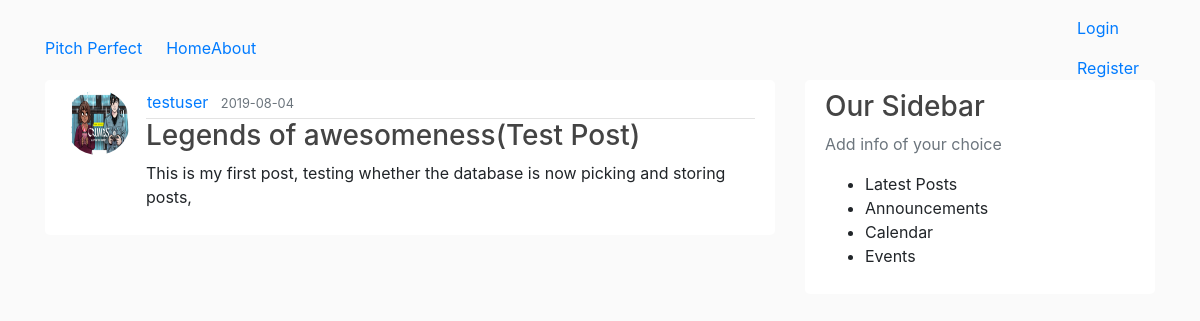
/post/1, run on an earlier commit of the app's database.
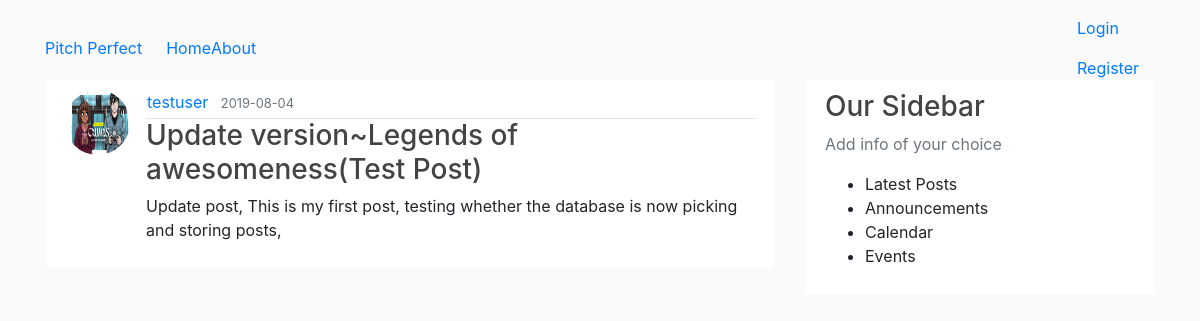
And on a later commit of the database.
### flaskblog/models.py (models this page shows, shortened)
class Post(db.Model):
	id = db.Column(db.Integer, primary_key = True)
	title = db.Column(db.String(150), nullable = False)
	date_posted = db.Column(db.DateTime, nullable = False, default = datetime.utcnow)
	content = db.Column(db.String(200), nullable = False )
	user_id = db.Column(db.Integer, db.ForeignKey('user.id'), nullable = False)

### flaskblog/routes.py (the view)
@app.route("/post/<int:post_id>")
def post(post_id):
	post = Post.query.get_or_404(post_id)
	return render_template('post.html', title = post.title, post = post)

### flaskblog/templates/post.html (shortened to what this page needs)
{% extends "layout.html" %}
{% block content %}
<article class="media content-section">
	<img class="rounded-circle article-img" src="{{ url_for('static',filename = 'profile_pics/' + post.author.image_file) }} ">
	<div class="media-body">
		<div class="article-metadata">
			<a class="mr-2" href="">{{ post.author.username}}</a>
			<small class="text-muted">{{post.date_posted.strftime('%Y-%m-%d')}} </small>
		</div>
		<h3 class="article-title">{{post.title}} </a></h3>
		<p class="article-content">{{post.content}} </p>
	</div>
</article>
{% endblock content %}

What changed in the data, as far as the page shows it:
changed Post: title "Legends of awesomeness(Test Post)" → "Update version~Legends of awesomeness(Test Post)"; content "This is my first post, testing whether the database is now picking and storing posts," → "Update post, This is my first post, testing whether the database is now picking and storing posts,"
